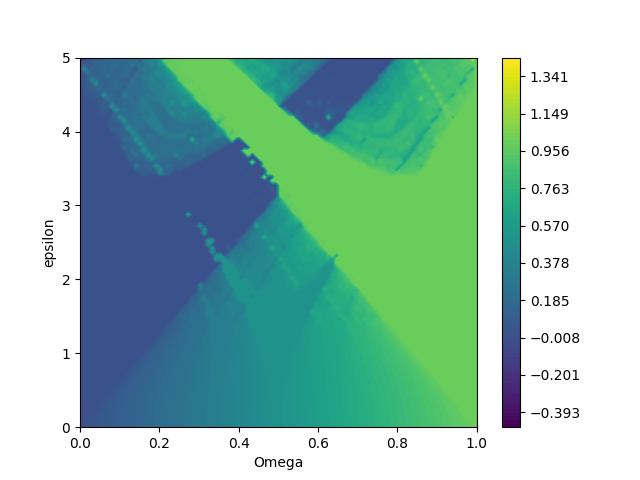

Write Python code to recreate this figure.
import math
import matplotlib.pyplot as plt
import numpy as np

N=500
t = 2*math.pi*0.2

def f(theta, Omega, epsilon):
    return (theta+Omega+np.dot(epsilon,np.sin(theta)))%(2*math.pi)
def F(theta, Omega, epsilon, N):
    if N==1:
        return theta+Omega+np.dot(epsilon,np.sin(theta))
    else:
        return F(theta+Omega+np.dot(epsilon,np.sin(theta)), Omega, epsilon, N-1)

Om = np.linspace(0,1,100)
epsy = np.linspace(0,5,100)
Omx = np.dot(Om,2*math.pi)

omega = np.ones((100,100))

#vado a calcolare per ogni coppia di Omega ed epsilon, l'omega corrispondente
for i in range(100):
    for j in range(100):
        omega[j,i] *= (F(t, Omx[i], epsy[j], N)-t)/(2*math.pi*N)
        
Omx = np.dot(1/(2*math.pi), Omx)
Omx, epsy = np.meshgrid(Omx, epsy)

plt.xlabel('Omega')
plt.ylabel('epsilon')
lev = np.linspace(omega.min(), omega.max(), 100)

plt.contourf(Omx, epsy, omega, levels = lev)
plt.colorbar()
plt.show()
